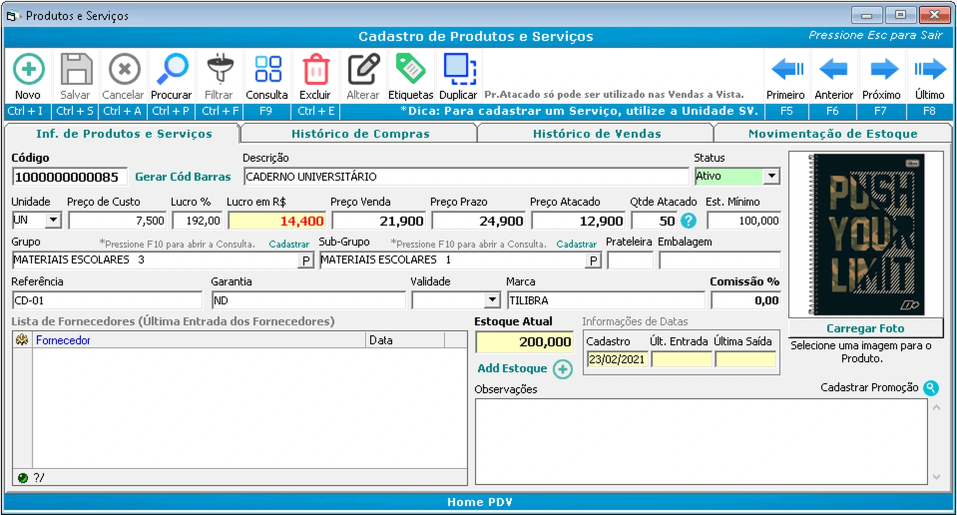
#> input picture assets/sistema-antigo.webp, 1914 x 1030 px (shown at 1/2 size)
$ python build_screens.py
#> lines starting #> are read from the running program, lines starting #| are printed output that depends on the picture
from PIL import Image, ImageDraw, ImageFont, ImageEnhance, ImageFilter
from pathlib import Path
import numpy as np, cv2
p=Path(__file__).resolve().parent
if p.name=='tools': p=p.parent
assets=p/'assets';qa=p/'qa'
S=3
# Canvas coordinates of the inside glass. Bezel is kept from the original photograph.
quad=np.float32([[284.8,416.7],[717.6,391.5],[712.7,631.0],[285.6,651.5]])
minx,miny=278,385
ww,hh=448,274
q=(quad-np.array([minx,miny],dtype=np.float32))*S
font='/usr/share/fonts/truetype/dejavu/DejaVuSans.ttf'
font_b='/usr/share/fonts/truetype/dejavu/DejaVuSans-Bold.ttf'

def diagnostic(kind):
#> called with kind = 'legacy'
    old=Image.open(assets/'sistema-antigo.webp').convert('RGB')
#> old is the input picture: PIL image 1914x1030 RGB; mean R, G, B 196.9, 213.8, 220
    if kind=='legacy':return old
    old=ImageEnhance.Brightness(old).enhance(.85)
    base=old.convert('RGBA');shade=Image.new('RGBA',base.size,(8,18,24,32));base=Image.alpha_composite(base,shade)
    dr=ImageDraw.Draw(base)
    sw,sh=base.size
    bw,bh=int(sw*.57),int(sh*.43)
    x,y=(sw-bw)//2,(sh-bh)//2
    dr.rounded_rectangle((x+8,y+13,x+bw+8,y+bh+13), radius=20, fill=(8,20,29,80))
    dr.rounded_rectangle((x,y,x+bw,y+bh),radius=16,fill=(249,250,250,255),outline=(141,157,165,255),width=3)
    dr.rounded_rectangle((x,y,x+bw,y+65),radius=16,fill=(226,234,240,255))
    dr.rectangle((x,y+46,x+bw,y+65),fill=(226,234,240,255))
    dr.text((x+28,y+18),'Sistema Comercial',font=ImageFont.truetype(font_b,30),fill=(38,54,68))
    dr.line((x+30,y+96,x+bw-30,y+96),fill=(216,223,228),width=2)
    if kind=='freeze':
        title='O programa não está respondendo'
        copy='Esta operação está demorando mais que o normal.'
        more='Aguarde ou feche o aplicativo.'
        dot=(194,77,59)
    else:
        title='Armazenamento insuficiente'
        copy='Não foi possível salvar as informações.'
        more='Libere espaço e verifique seus backups.'
        dot=(202,85,55)
    dr.rounded_rectangle((x+28,y+126,x+78,y+176),radius=12,fill=(*dot,255))
    dr.text((x+48,y+128),'!',font=ImageFont.truetype(font_b,40),fill='white',anchor='mt')
    dr.text((x+96,y+124),title,font=ImageFont.truetype(font_b,36),fill=(30,43,50))
    dr.text((x+96,y+183),copy,font=ImageFont.truetype(font,26),fill=(65,83,96))
    dr.text((x+96,y+221),more,font=ImageFont.truetype(font,24),fill=(86,102,112))
    btn=(x+bw-241,y+bh-79,x+bw-29,y+bh-28)
    dr.rounded_rectangle(btn,radius=8,fill=(42,119,177))
    dr.text(((btn[0]+btn[2])//2,(btn[1]+btn[3])//2),'Entendi',font=ImageFont.truetype(font_b,23),fill='white',anchor='mm')
    return base.convert('RGB')

def warp(name,original):
#> called with name = 'legacy'
    original=np.array(original.convert('RGB'))
    h,w=original.shape[:2]
#> h = 1030; w = 1914
    # Supersample destination for accurate perspective and crisp text.
    Q=q.astype(np.float32)
    M=cv2.getPerspectiveTransform(np.float32([[0,0],[w-1,0],[w-1,h-1],[0,h-1]]),Q)
    cw,ch=ww*S,hh*S
    warped=cv2.warpPerspective(original,M,(cw,ch),flags=cv2.INTER_CUBIC,borderMode=cv2.BORDER_CONSTANT,borderValue=(0,0,0))
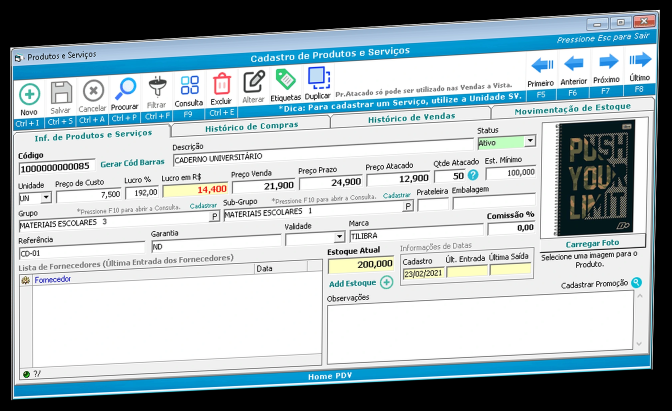
#> warped: shape (822, 1344, 3) (shown at 1/2 size); mean R, G, B 163.4, 177.5, 182.7
    coverage=np.zeros((ch,cw),np.uint8)
    cv2.fillConvexPoly(coverage,np.rint(Q).astype(np.int32),255,lineType=cv2.LINE_AA)
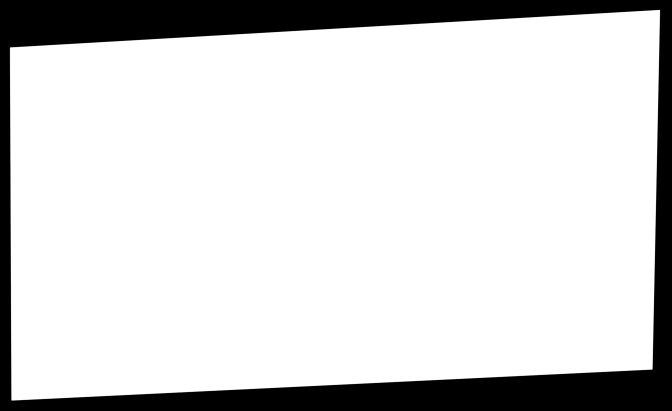
#> coverage: shape (822, 1344) (shown at 1/2 size); min 0, max 255, mean 212.4
    # Inset alpha to avoid bright pixel bleed on monitor's physical bezel.
    coverage=cv2.GaussianBlur(coverage,(3,3),.62)
    # Optical image grade: photographic screen, not sterile white decal.
    yy,xx=np.indices((ch,cw))
    xx=xx/max(cw-1,1); yy=yy/max(ch-1,1)
    glow=1.008-(.045*(xx-.24)**2)-.034*yy
    rgb=(np.clip(warped.astype(np.float32)*glow[...,None],0,255)).astype(np.uint8)
    out=np.dstack([rgb,coverage])
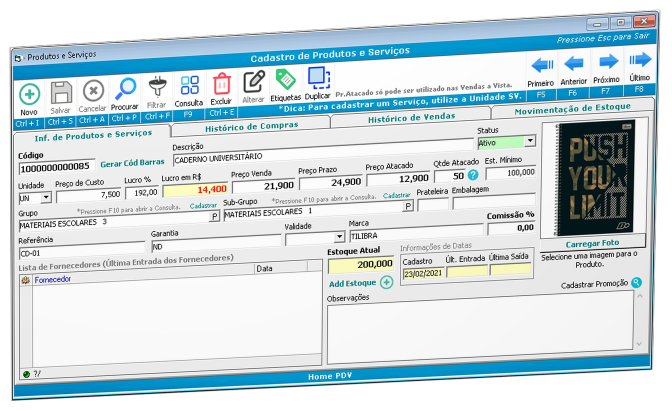
#> out: shape (822, 1344, 4) (shown at 1/2 size); mean R, G, B, A 160.4, 174.3, 179.4, 212.4; transparent parts drawn white
    target=assets/f'screen-{name}.webp'
    Image.fromarray(out,'RGBA').save(target,'WEBP',quality=97,method=6)
#> (the run stopped early here; a loop or call above may not have finished)
